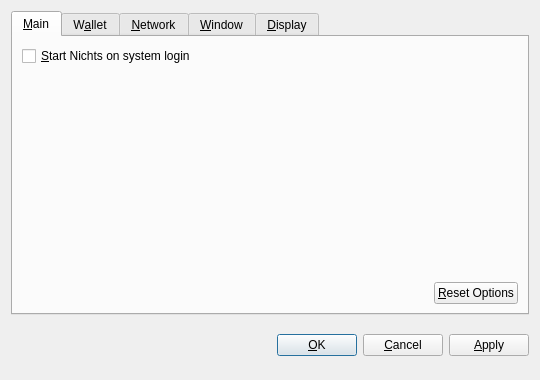
<?xml version="1.0" encoding="UTF-8"?>
<ui version="4.0">
 <class>OptionsDialog</class>
 <widget class="QDialog" name="OptionsDialog">
  <property name="geometry">
   <rect>
    <x>0</x>
    <y>0</y>
    <width>540</width>
    <height>380</height>
   </rect>
  </property>
  <property name="windowTitle">
   <string>Options</string>
  </property>
  <property name="modal">
   <bool>true</bool>
  </property>
  <layout class="QVBoxLayout" name="verticalLayout">
   <item>
    <widget class="QTabWidget" name="tabWidget">
     <property name="tabPosition">
      <enum>QTabWidget::North</enum>
     </property>
     <property name="currentIndex">
      <number>0</number>
     </property>
     <widget class="QWidget" name="tabMain">
      <attribute name="title">
       <string>&amp;Main</string>
      </attribute>
      <layout class="QVBoxLayout" name="verticalLayout_Main">
       <item>
        <widget class="QCheckBox" name="bitcoinAtStartup">
         <property name="toolTip">
          <string>Automatically start Nichts after logging in to the system.</string>
         </property>
         <property name="text">
          <string>&amp;Start Nichts on system login</string>
         </property>
        </widget>
       </item>
       <item>
        <spacer name="verticalSpacer_Main">
         <property name="orientation">
          <enum>Qt::Vertical</enum>
         </property>
         <property name="sizeHint" stdset="0">
          <size>
           <width>20</width>
           <height>40</height>
          </size>
         </property>
        </spacer>
       </item>
       <item>
        <layout class="QHBoxLayout" name="horizontalLayout_2_Main">
         <item>
          <spacer name="horizontalSpacer_2_Main">
           <property name="orientation">
            <enum>Qt::Horizontal</enum>
           </property>
           <property name="sizeHint" stdset="0">
            <size>
             <width>40</width>
             <height>20</height>
            </size>
           </property>
          </spacer>
         </item>
         <item>
          <widget class="QPushButton" name="resetButton">
           <property name="toolTip">
            <string>Reset all client options to default.</string>
           </property>
           <property name="text">
            <string>&amp;Reset Options</string>
           </property>
           <property name="autoDefault">
            <bool>false</bool>
           </property>
          </widget>
         </item>
        </layout>
       </item>
      </layout>
     </widget>
     <widget class="QWidget" name="tabWallet">
      <attribute name="title">
       <string>W&amp;allet</string>
      </attribute>
      <layout class="QVBoxLayout" name="verticalLayout_Network">
       <item>
        <widget class="QLabel" name="transactionFeeInfoLabel">
         <property name="text">
          <string>Optional transaction fee per kB that helps make sure your transactions are processed quickly. Most transactions are 1 kB.</string>
         </property>
         <property name="textFormat">
          <enum>Qt::PlainText</enum>
         </property>
         <property name="wordWrap">
          <bool>true</bool>
         </property>
        </widget>
       </item>
       <item>
        <layout class="QHBoxLayout" name="horizontalLayout_1_Main">
         <item>
          <widget class="QLabel" name="transactionFeeLabel">
           <property name="text">
            <string>Pay transaction &amp;fee</string>
           </property>
           <property name="textFormat">
            <enum>Qt::PlainText</enum>
           </property>
           <property name="buddy">
            <cstring>transactionFee</cstring>
           </property>
          </widget>
         </item>
         <item>
          <widget class="BitcoinAmountField" name="transactionFee"/>
         </item>
         <item>
          <spacer name="horizontalSpacer_1_Main">
           <property name="orientation">
            <enum>Qt::Horizontal</enum>
           </property>
           <property name="sizeHint" stdset="0">
            <size>
             <width>40</width>
             <height>20</height>
            </size>
           </property>
          </spacer>
         </item>
        </layout>
       </item>
       <item>
        <widget class="QLabel" name="label">
         <property name="text">
          <string>If you disable the spending of unconfirmed change, the change from a transaction cannot be used until that transaction has at least one confirmation. This also affects how your balance is computed.</string>
         </property>
         <property name="wordWrap">
          <bool>true</bool>
         </property>
        </widget>
       </item>
       <item>
        <widget class="QCheckBox" name="spendZeroConfChange">
         <property name="text">
          <string>Spend unconfirmed change  (experts only)</string>
         </property>
        </widget>
       </item>
       <item>
        <spacer name="verticalSpacer">
         <property name="orientation">
          <enum>Qt::Vertical</enum>
         </property>
         <property name="sizeHint" stdset="0">
          <size>
           <width>20</width>
           <height>40</height>
          </size>
         </property>
        </spacer>
       </item>
      </layout>
     </widget>
     <widget class="QWidget" name="tabNetwork">
      <attribute name="title">
       <string>&amp;Network</string>
      </attribute>
      <layout class="QVBoxLayout" name="verticalLayout_Network">
       <item>
        <widget class="QCheckBox" name="mapPortUpnp">
         <property name="toolTip">
          <string>Automatically open the Nichts client port on the router. This only works when your router supports UPnP and it is enabled.</string>
         </property>
         <property name="text">
          <string>Map port using &amp;UPnP</string>
         </property>
        </widget>
       </item>
       <item>
        <widget class="QCheckBox" name="connectSocks">
         <property name="toolTip">
          <string>Connect to the Nichts network through a SOCKS proxy (e.g. when connecting through Tor).</string>
         </property>
         <property name="text">
          <string>&amp;Connect through SOCKS proxy:</string>
         </property>
        </widget>
       </item>
       <item>
        <layout class="QHBoxLayout" name="horizontalLayout_Network">
         <item>
          <widget class="QLabel" name="proxyIpLabel">
           <property name="text">
            <string>Proxy &amp;IP:</string>
           </property>
           <property name="textFormat">
            <enum>Qt::PlainText</enum>
           </property>
           <property name="buddy">
            <cstring>proxyIp</cstring>
           </property>
          </widget>
         </item>
         <item>
          <widget class="QValidatedLineEdit" name="proxyIp">
           <property name="maximumSize">
            <size>
             <width>140</width>
             <height>16777215</height>
            </size>
           </property>
           <property name="toolTip">
            <string>IP address of the proxy (e.g. 127.0.0.1)</string>
           </property>
          </widget>
         </item>
         <item>
          <widget class="QLabel" name="proxyPortLabel">
           <property name="text">
            <string>&amp;Port:</string>
           </property>
           <property name="textFormat">
            <enum>Qt::PlainText</enum>
           </property>
           <property name="buddy">
            <cstring>proxyPort</cstring>
           </property>
          </widget>
         </item>
         <item>
          <widget class="QLineEdit" name="proxyPort">
           <property name="maximumSize">
            <size>
             <width>55</width>
             <height>16777215</height>
            </size>
           </property>
           <property name="toolTip">
            <string>Port of the proxy (e.g. 9050)</string>
           </property>
          </widget>
         </item>
         <item>
          <widget class="QLabel" name="socksVersionLabel">
           <property name="text">
            <string>SOCKS &amp;Version:</string>
           </property>
           <property name="textFormat">
            <enum>Qt::PlainText</enum>
           </property>
           <property name="buddy">
            <cstring>socksVersion</cstring>
           </property>
          </widget>
         </item>
         <item>
          <widget class="QValueComboBox" name="socksVersion">
           <property name="toolTip">
            <string>SOCKS version of the proxy (e.g. 5)</string>
           </property>
          </widget>
         </item>
         <item>
          <spacer name="horizontalSpacer_Network">
           <property name="orientation">
            <enum>Qt::Horizontal</enum>
           </property>
           <property name="sizeHint" stdset="0">
            <size>
             <width>40</width>
             <height>20</height>
            </size>
           </property>
          </spacer>
         </item>
        </layout>
       </item>
       <item>
        <spacer name="verticalSpacer_Network">
         <property name="orientation">
          <enum>Qt::Vertical</enum>
         </property>
         <property name="sizeHint" stdset="0">
          <size>
           <width>20</width>
           <height>40</height>
          </size>
         </property>
        </spacer>
       </item>
      </layout>
     </widget>
     <widget class="QWidget" name="tabWindow">
      <attribute name="title">
       <string>&amp;Window</string>
      </attribute>
      <layout class="QVBoxLayout" name="verticalLayout_Window">
       <item>
        <widget class="QCheckBox" name="minimizeToTray">
         <property name="toolTip">
          <string>Show only a tray icon after minimizing the window.</string>
         </property>
         <property name="text">
          <string>&amp;Minimize to the tray instead of the taskbar</string>
         </property>
        </widget>
       </item>
       <item>
        <widget class="QCheckBox" name="minimizeOnClose">
         <property name="toolTip">
          <string>Minimize instead of exit the application when the window is closed. When this option is enabled, the application will be closed only after selecting Quit in the menu.</string>
         </property>
         <property name="text">
          <string>M&amp;inimize on close</string>
         </property>
        </widget>
       </item>
       <item>
        <spacer name="verticalSpacer_Window">
         <property name="orientation">
          <enum>Qt::Vertical</enum>
         </property>
         <property name="sizeHint" stdset="0">
          <size>
           <width>20</width>
           <height>40</height>
          </size>
         </property>
        </spacer>
       </item>
      </layout>
     </widget>
     <widget class="QWidget" name="tabDisplay">
      <attribute name="title">
       <string>&amp;Display</string>
      </attribute>
      <layout class="QVBoxLayout" name="verticalLayout_Display">
       <item>
        <layout class="QHBoxLayout" name="horizontalLayout_1_Display">
         <item>
          <widget class="QLabel" name="langLabel">
           <property name="text">
            <string>User Interface &amp;language:</string>
           </property>
           <property name="textFormat">
            <enum>Qt::PlainText</enum>
           </property>
           <property name="buddy">
            <cstring>lang</cstring>
           </property>
          </widget>
         </item>
         <item>
          <widget class="QValueComboBox" name="lang">
           <property name="toolTip">
            <string>The user interface language can be set here. This setting will take effect after restarting Nichts.</string>
           </property>
          </widget>
         </item>
        </layout>
       </item>
       <item>
        <layout class="QHBoxLayout" name="horizontalLayout_2_Display">
         <item>
          <widget class="QLabel" name="unitLabel">
           <property name="text">
            <string>&amp;Unit to show amounts in:</string>
           </property>
           <property name="textFormat">
            <enum>Qt::PlainText</enum>
           </property>
           <property name="buddy">
            <cstring>unit</cstring>
           </property>
          </widget>
         </item>
         <item>
          <widget class="QValueComboBox" name="unit">
           <property name="toolTip">
            <string>Choose the default subdivision unit to show in the interface and when sending coins.</string>
           </property>
          </widget>
         </item>
        </layout>
       </item>
       <item>
        <widget class="QCheckBox" name="displayAddresses">
         <property name="toolTip">
          <string>Whether to show Nichts addresses in the transaction list or not.</string>
         </property>
         <property name="text">
          <string>&amp;Display addresses in transaction list</string>
         </property>
        </widget>
       </item>
       <item>
        <widget class="QCheckBox" name="coinControlFeatures">
         <property name="toolTip">
          <string>Whether to show coin control features or not.</string>
         </property>
         <property name="text">
          <string>Display coin &amp;control features (experts only!)</string>
         </property>
        </widget>
       </item>
       <item>
        <spacer name="verticalSpacer_Display">
         <property name="orientation">
          <enum>Qt::Vertical</enum>
         </property>
         <property name="sizeHint" stdset="0">
          <size>
           <width>20</width>
           <height>40</height>
          </size>
         </property>
        </spacer>
       </item>
      </layout>
     </widget>
    </widget>
   </item>
   <item>
    <layout class="QHBoxLayout" name="horizontalLayout_Buttons">
     <item>
      <spacer name="horizontalSpacer_1">
       <property name="orientation">
        <enum>Qt::Horizontal</enum>
       </property>
       <property name="sizeHint" stdset="0">
        <size>
         <width>40</width>
         <height>48</height>
        </size>
       </property>
      </spacer>
     </item>
     <item>
      <widget class="QLabel" name="statusLabel">
       <property name="font">
        <font>
         <weight>75</weight>
         <bold>true</bold>
        </font>
       </property>
       <property name="text">
        <string/>
       </property>
       <property name="textFormat">
        <enum>Qt::PlainText</enum>
       </property>
       <property name="wordWrap">
        <bool>true</bool>
       </property>
      </widget>
     </item>
     <item>
      <spacer name="horizontalSpacer_2">
       <property name="orientation">
        <enum>Qt::Horizontal</enum>
       </property>
       <property name="sizeHint" stdset="0">
        <size>
         <width>40</width>
         <height>48</height>
        </size>
       </property>
      </spacer>
     </item>
     <item>
      <widget class="QPushButton" name="okButton">
       <property name="text">
        <string>&amp;OK</string>
       </property>
      </widget>
     </item>
     <item>
      <widget class="QPushButton" name="cancelButton">
       <property name="text">
        <string>&amp;Cancel</string>
       </property>
       <property name="autoDefault">
        <bool>false</bool>
       </property>
      </widget>
     </item>
     <item>
      <widget class="QPushButton" name="applyButton">
       <property name="text">
        <string>&amp;Apply</string>
       </property>
       <property name="autoDefault">
        <bool>false</bool>
       </property>
      </widget>
     </item>
    </layout>
   </item>
  </layout>
 </widget>
 <customwidgets>
  <customwidget>
   <class>BitcoinAmountField</class>
   <extends>QSpinBox</extends>
   <header>bitcoinamountfield.h</header>
  </customwidget>
  <customwidget>
   <class>QValueComboBox</class>
   <extends>QComboBox</extends>
   <header>qvaluecombobox.h</header>
  </customwidget>
  <customwidget>
   <class>QValidatedLineEdit</class>
   <extends>QLineEdit</extends>
   <header>qvalidatedlineedit.h</header>
  </customwidget>
 </customwidgets>
 <resources/>
 <connections/>
</ui>
